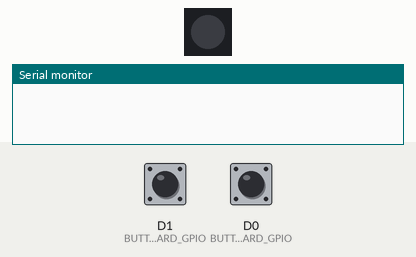
Recording of a sketch running on a simulated ESP8266 (NodeMCU). Parts: 1 RGB LEDs in strip order, left to right, the last lines printed to the serial monitor. Inputs (shaded band) come from the test bench; at power-on: D1 (BUTTON_FORWARD_GPIO) LOW, D0 (BUTTON_BACKWARD_GPIO) LOW. USB keyboard and mouse output is not drawn.

Above: at 1.2 s.
1.3 s: D1 (BUTTON_FORWARD_GPIO) pulled HIGH for 0.15 s
At 1.46 s:
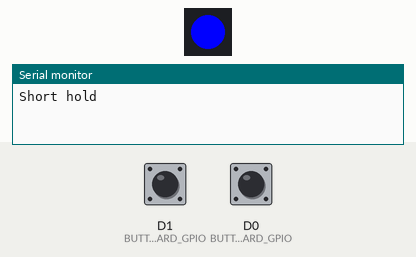
3.0 s: D0 (BUTTON_BACKWARD_GPIO) pulled HIGH for 1 s
At 3.91 s:
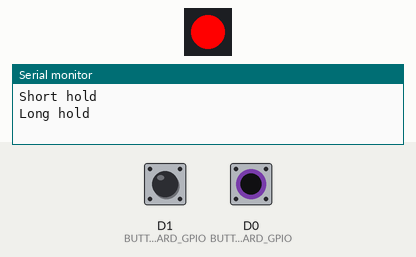
5.5 s: D0 (BUTTON_BACKWARD_GPIO) pulled HIGH for 3.2 s
At 9.3 s:
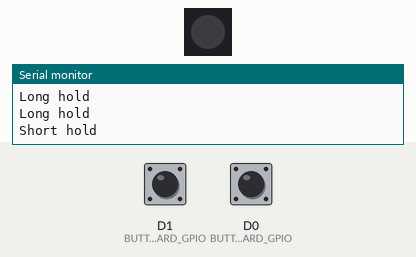
10.2 s: D1 (BUTTON_FORWARD_GPIO) pulled HIGH for 3.2 s
At 12.4 s:
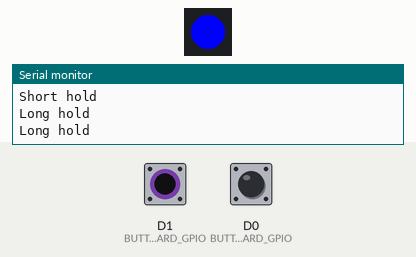
Timing chart, 0 to 15.0 s (numbered marks = the images above; inputs shaded):
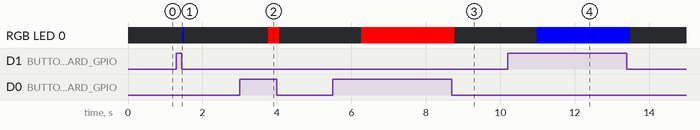

Measured:
- after the input at 1.3 s, RGB LED 0: off → RGB(0, 0, 255) after 0.16 s, → off 0.05 s later
- after the input at 3.0 s, RGB LED 0: off → RGB(255, 0, 0) after 0.76 s, → off 0.30 s later
- after the input at 5.5 s, RGB LED 0: off → RGB(255, 0, 0) after 0.77 s, → off 2.5 s later
- after the input at 10.2 s, RGB LED 0: off → RGB(0, 0, 255) after 0.78 s, → off 2.5 s later

The sketch:

RP2040_USB.ino
```cpp
#include <Arduino.h>
#include <Adafruit_NeoPixel.h>
#include <Keyboard.h>

const int BUTTON_FORWARD_GPIO = D1; // GPIO pin for the forward button input
const int BUTTON_BACKWARD_GPIO = D0; // GPIO pin for the backward button input
unsigned long lastForwardPressTime = 0;
unsigned long lastBackwardPressTime = 0;

int Power = 11;
int PIN  = 12;
#define NUMPIXELS 1

Adafruit_NeoPixel pixels(NUMPIXELS, PIN, NEO_GRB + NEO_KHZ800);

void setup() {
  Serial.begin(9600); // Initialize serial communication
  pinMode(BUTTON_FORWARD_GPIO, INPUT_PULLDOWN); // Set forward button input pin with internal pull-down resistor
  pinMode(BUTTON_BACKWARD_GPIO, INPUT_PULLDOWN); // Set backward button input pin with internal pull-down resistor
  pinMode(Power, OUTPUT);
  digitalWrite(Power, HIGH);
  pixels.begin(); // Initialize NeoPixel
  pixels.setPixelColor(0, pixels.Color(0, 0, 0)); // Turn off NeoPixel initially
  pixels.show();
  Keyboard.begin(); // Initialize USB Keyboard
}

void loop() {
  // Handle forward button press
  if (digitalRead(BUTTON_FORWARD_GPIO) == HIGH && millis() - lastForwardPressTime > 50) { // Forward button is pressed and debounce timer (50ms) has elapsed
    handleButtonPress(BUTTON_FORWARD_GPIO, KEY_UP_ARROW, pixels.Color(0, 0, 255)); // Blue flash for forward button
    lastForwardPressTime = millis();
  }

  // Handle backward button press
  if (digitalRead(BUTTON_BACKWARD_GPIO) == HIGH && millis() - lastBackwardPressTime > 50) { // Backward button is pressed and debounce timer (50ms) has elapsed
    handleButtonPress(BUTTON_BACKWARD_GPIO, KEY_DOWN_ARROW, pixels.Color(255, 0, 0)); // Red flash for backward button
    lastBackwardPressTime = millis();
  }

  // Turn off NeoPixel when buttons are not pressed
  if (digitalRead(BUTTON_FORWARD_GPIO) == LOW && digitalRead(BUTTON_BACKWARD_GPIO) == LOW) {
    pixels.setPixelColor(0, pixels.Color(0, 0, 0)); // Turn off NeoPixel
    pixels.show();
    Keyboard.releaseAll(); // Release all keys
    delay(50); // Small delay before checking button state again
  }
}

void handleButtonPress(int buttonPin, uint8_t key, uint32_t color) {
  unsigned long buttonPressStartTime = millis();

  // Check for long hold (> 750ms)
  while (digitalRead(buttonPin) == HIGH && millis() - buttonPressStartTime < 750) {
    delay(50); // Delay to debounce and avoid multiple detections
  }

  if (digitalRead(buttonPin) == HIGH) {
    Serial.println("Long hold");
    pixels.setPixelColor(0, color); // Set NeoPixel to the specified color
    pixels.show();
    Keyboard.press(key);
    delay(50);
    Keyboard.release(key);
  } else {
    Serial.println("Short hold");
    pixels.setPixelColor(0, color); // Set NeoPixel to the specified color
    pixels.show();
    Keyboard.press(key);
    delay(50);
    Keyboard.release(key);
  }
}
```
